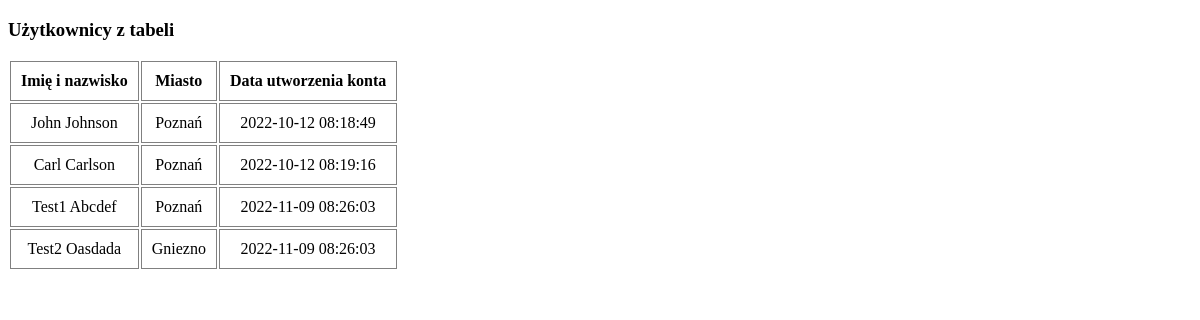
/2_tabela.php, run on an earlier commit of the app's database.
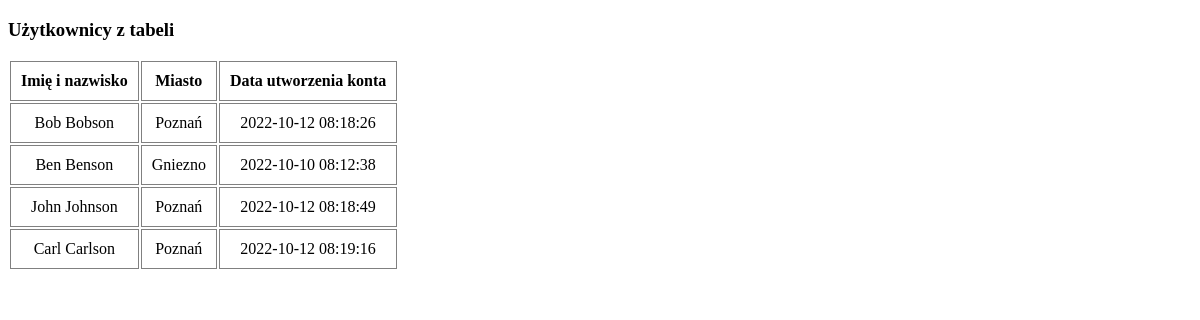
And on a later commit of the database.
### tables this page shows
CREATE TABLE `users` (
  `id` int(10) UNSIGNED NOT NULL,
  `city_id` int(10) UNSIGNED NOT NULL,
  `name` varchar(20) NOT NULL,
  `surname` varchar(50) NOT NULL,
  `created_at` datetime NOT NULL DEFAULT current_timestamp()
);

CREATE TABLE `cities` (
  `id` int(10) UNSIGNED NOT NULL,
  `city` varchar(50) NOT NULL
);

### 2_tabela.php (the view, shortened to what this page needs)
<!DOCTYPE html>
<html lang="en" dir="ltr">
  <head>
    <link rel="stylesheet" href="./styles/style.css">
  </head>
  <body>
    <h3>Użytkownicy z tabeli</h3>
    <table>
      <tr>
        <th>Imię i nazwisko</th>
        <th>Miasto</th>
        <th>Data utworzenia konta</th>
      </tr>
      <?php
        require_once("./scripts/1_connect.php");
        $sql = "SELECT * FROM `users` INNER JOIN `cities` ON `users`.`city_id`=`cities`.`id`;";
        $result = $conn->query($sql);
        while ($user = $result->fetch_assoc()) {
          echo <<< E
          <tr>
            <td>$user[name] $user[surname]</td>
            <td>$user[city]</td>
            <td>$user[created_at]</td>
          </tr>
          E;
        }
      ?>
    </table>
  </body>
</html>

What changed in the data, as far as the page shows it:
removed users: name "Test1", surname "Abcdef", city.city "Poznań", created_at "2022-11-09 08:26:03"
removed users: name "Test2", surname "Oasdada", city.city "Gniezno", created_at "2022-11-09 08:26:03"
added users: name "Bob", surname "Bobson", city.city "Poznań", created_at "2022-10-12 08:18:26"
added users: name "Ben", surname "Benson", city.city "Gniezno", created_at "2022-10-10 08:12:38"
